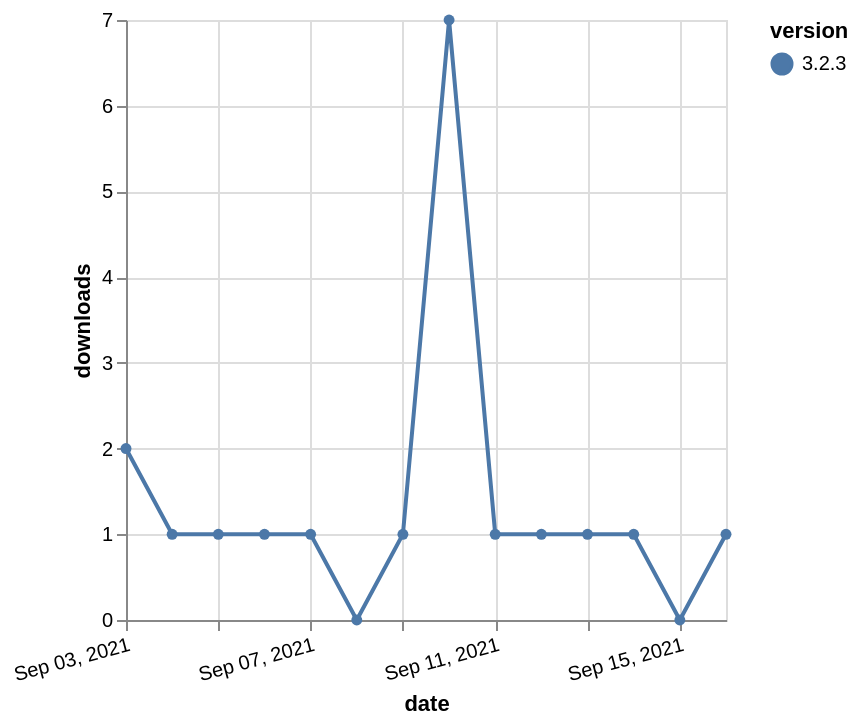

Write the Vega-Lite specification saved for this chart.
### Vega-Lite specification from a JSON file in a GitHub repository (floating-point values rounded to 4 significant figures)
{"$schema": "https://vega.github.io/schema/vega-lite/v5.json", "description": "A simple bar chart with embedded data.", "data": {"values": [{"date": "2021-09-03", "total": 496, "delta": 2, "version": "3.2.3"}, {"date": "2021-09-04", "total": 497, "delta": 1, "version": "3.2.3"}, {"date": "2021-09-05", "total": 498, "delta": 1, "version": "3.2.3"}, {"date": "2021-09-06", "total": 499, "delta": 1, "version": "3.2.3"}, {"date": "2021-09-07", "total": 500, "delta": 1, "version": "3.2.3"}, {"date": "2021-09-08", "total": 500, "delta": 0, "version": "3.2.3"}, {"date": "2021-09-09", "total": 501, "delta": 1, "version": "3.2.3"}, {"date": "2021-09-10", "total": 508, "delta": 7, "version": "3.2.3"}, {"date": "2021-09-11", "total": 509, "delta": 1, "version": "3.2.3"}, {"date": "2021-09-12", "total": 510, "delta": 1, "version": "3.2.3"}, {"date": "2021-09-13", "total": 511, "delta": 1, "version": "3.2.3"}, {"date": "2021-09-14", "total": 512, "delta": 1, "version": "3.2.3"}, {"date": "2021-09-15", "total": 512, "delta": 0, "version": "3.2.3"}, {"date": "2021-09-16", "total": 513, "delta": 1, "version": "3.2.3"}]}, "width": "container", "mark": {"type": "line", "point": {"filled": true}}, "encoding": {"x": {"field": "date", "type": "temporal", "timeUnit": "yearmonthdate", "title": "date", "axis": {"labelAngle": -15}}, "y": {"field": "delta", "type": "quantitative", "title": "downloads"}, "color": {"field": "version", "type": "nominal"}, "tooltip": {"field": "delta"}}}
